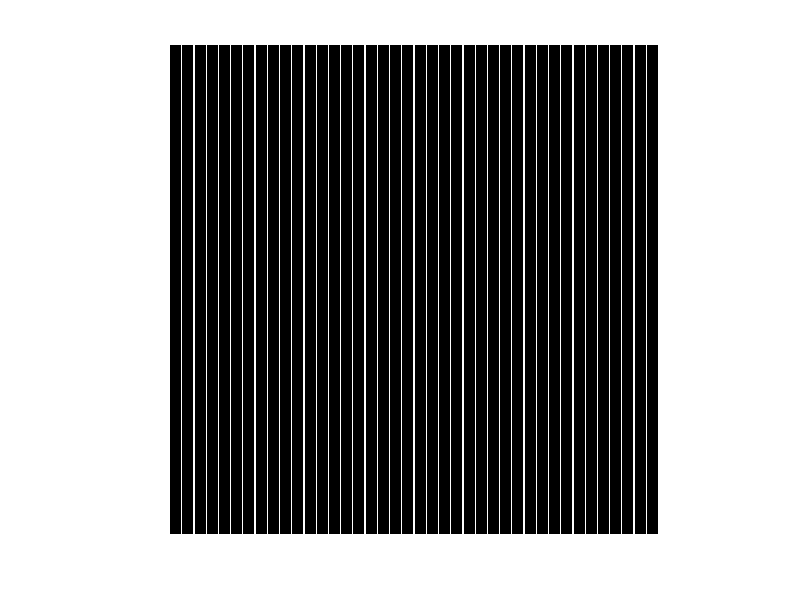
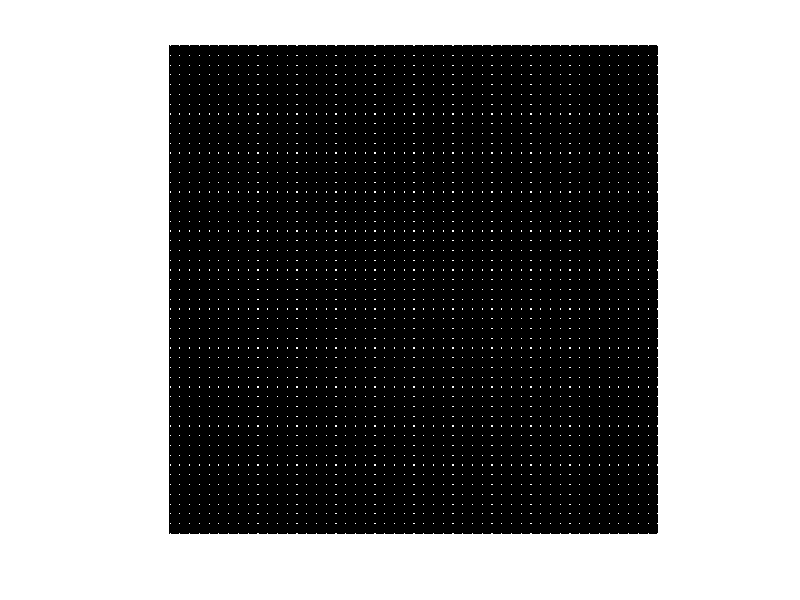
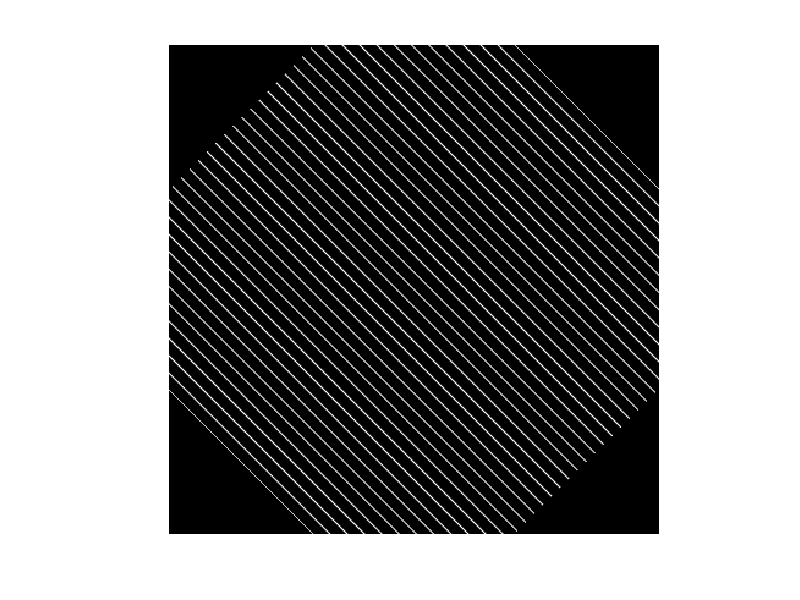
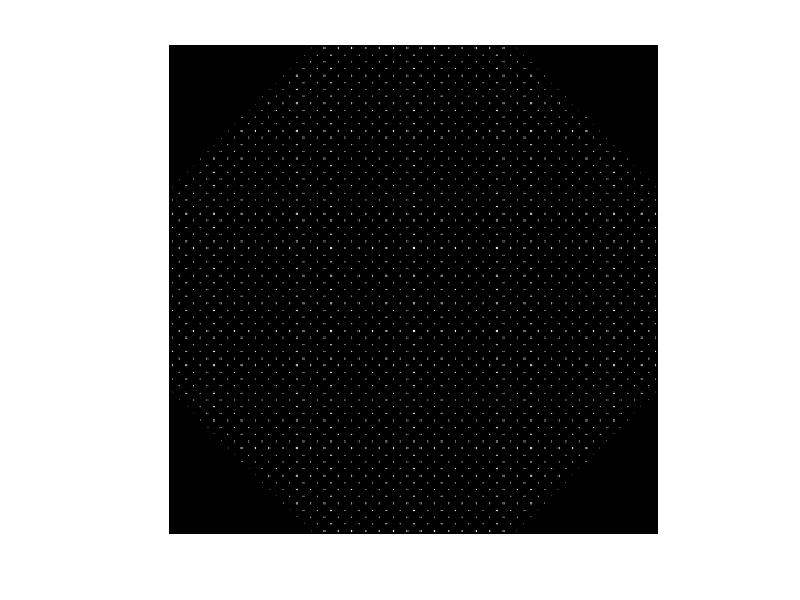

These charts were generated, in order, by the following MATLAB code:
close all
clear all
clc;

%***** Generate Moire Pattern *****%

% Main function
function generateMoirePattern()
    % Generate images
    [image1, image2] = generateImages();

    % Display original images
    figure, imshow(image1);
    figure, imshow(image2);

    % Rotate images
    rotatedImage1 = rotateImage(image1, 45);
    rotatedImage2 = rotateImage(image2, 45);

    % Display rotated images
    figure, imshow(uint8(rotatedImage1));
    figure, imshow(uint8(rotatedImage2));

    % Combine original and rotated images
    combinedImage1 = combineImages(rotatedImage1, image1);
    combinedImage2 = combineImages(rotatedImage2, image2);

    % Display combined images
    figure, imshow(uint8(combinedImage1));
    figure, imshow(uint8(combinedImage2));
end

% Function to generate the images
function [image1, image2] = generateImages()
    image1 = zeros(400, 401);
    image2 = zeros(401, 401);
    
    for i = 1 : 10 : 401
        if mod(i, 2) ~= 0
            image1(:, i) = 255 * ones(400, 1);
        end
    end
    
    for i = 1 : 8 : 401
        for j = 1 : 8 : 401 
            if mod(i + j, 2) == 0 
                image2(i, j) = 255;
            end
        end
    end
end

% Function to rotate an image
function rotatedImage = rotateImage(image, angle)
    rotatedImage = imrotate(image, angle, 'bilinear', 'crop');
end

% Function to combine original and rotated images
function combinedImage = combineImages(rotatedImage, originalImage)
    combinedImage = rotatedImage + originalImage;
end

% Call the main function
generateMoirePattern();
